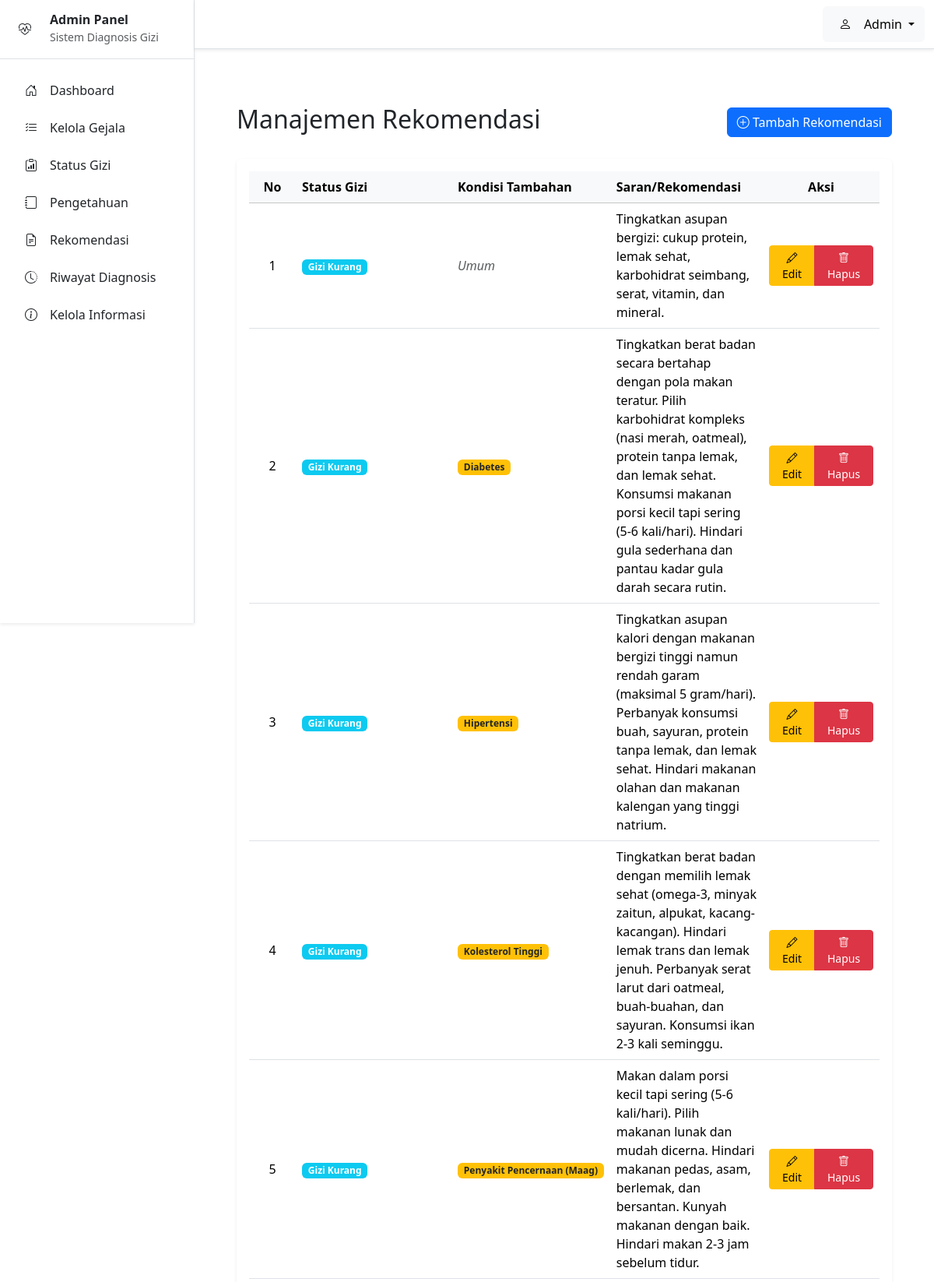
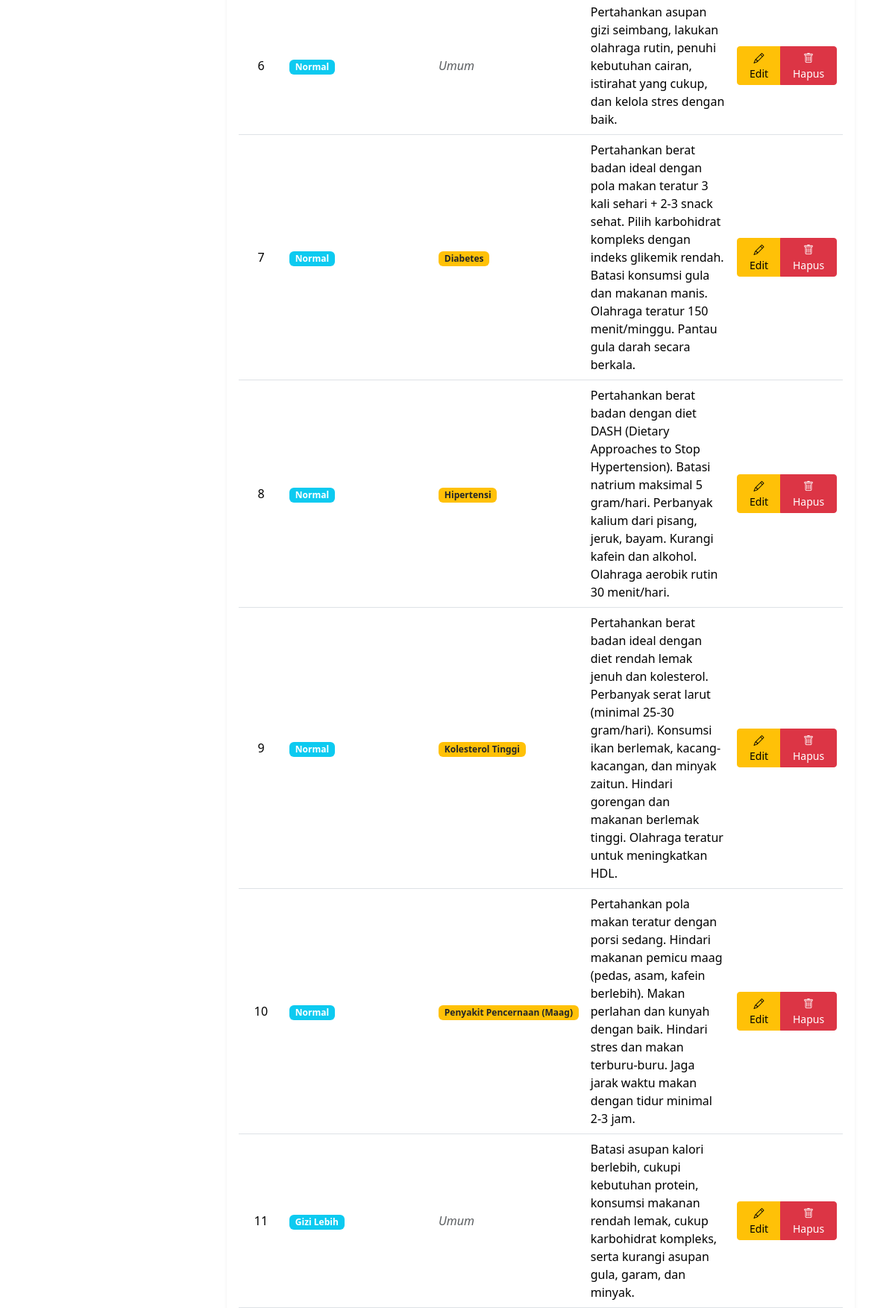
The app's page /admin/rekomendasi.php (signed in, upper part) with its own data (2 pictures, top to bottom).
### tables this page shows
CREATE TABLE `rekomendasi` (
  `id` int(11) NOT NULL,
  `status_gizi_id` int(11) NOT NULL COMMENT 'FK ke status gizi (wajib)',
  `kondisi_tambahan_id` int(11) DEFAULT NULL COMMENT 'FK ke kondisi tambahan (opsional)',
  `saran` text NOT NULL COMMENT 'Teks saran atau rekomendasi'
);

CREATE TABLE `status_gizi` (
  `id` int(11) NOT NULL,
  `kode_status` varchar(5) NOT NULL,
  `nama_status` varchar(100) NOT NULL,
  `deskripsi` text DEFAULT NULL
);

CREATE TABLE `kondisi_tambahan` (
  `id` int(11) NOT NULL,
  `nama_kondisi` varchar(100) NOT NULL COMMENT 'Nama penyakit/kondisi',
  `keterangan` text DEFAULT NULL COMMENT 'Deskripsi tambahan tentang kondisi'
);

### admin/rekomendasi.php (the view, shortened to what this page needs)
<?php
require_once __DIR__ . '/../config/databases.php';
$stmt = $pdo->query("
    SELECT r.id, s.nama_status, r.saran, r.status_gizi_id, r.kondisi_tambahan_id, k.nama_kondisi
    FROM rekomendasi r
    JOIN status_gizi s ON r.status_gizi_id = s.id
    LEFT JOIN kondisi_tambahan k ON r.kondisi_tambahan_id = k.id
    ORDER BY s.kode_status ASC, k.nama_kondisi ASC
");
$rekomendasi_data = $stmt->fetchAll();
require_once __DIR__ . '/../templates/admin/header.php';
?>
<div class="container-fluid p-4">
    <div class="d-flex justify-content-between align-items-center mb-4">
        <h2 class="text-dark">Manajemen Rekomendasi</h2>
        <button type="button" class="btn btn-primary" data-bs-toggle="modal" data-bs-target="#modalTambah">
            <i class="bi bi-plus-circle"></i> Tambah Rekomendasi
        </button>
    </div>
    <div class="card shadow-sm border-0">
        <div class="card-body">
            <div class="table-responsive">
                <table class="table table-hover align-middle">
                    <thead class="table-light">
                        <tr>
                            <th class="text-center" style="width: 60px;">No</th>
                            <th style="width: 200px;">Status Gizi</th>
                            <th style="width: 180px;">Kondisi Tambahan</th>
                            <th>Saran/Rekomendasi</th>
                            <th class="text-center" style="width: 150px;">Aksi</th>
                        </tr>
                    </thead>
                    <tbody>
                        <?php if (empty($rekomendasi_data)) : ?>
                            <tr>
                                <td colspan="5" class="text-center py-4 text-muted">
                                    <i class="bi bi-inbox" style="font-size: 2rem;"></i>
                                    <p class="mt-2">Tidak ada data</p>
                                </td>
                            </tr>
                        <?php else : ?>
                            <?php foreach ($rekomendasi_data as $index => $rekomendasi) : ?>
                                <tr>
                                    <td class="text-center"><?php echo $index + 1; ?></td>
                                    <td><span
                                            class="badge bg-info"><?php echo htmlspecialchars($rekomendasi['nama_status']); ?></span>
                                    </td>
                                    <td>
                                        <?php if ($rekomendasi['nama_kondisi']) : ?>
                                            <span
                                                class="badge bg-warning text-dark"><?php echo htmlspecialchars($rekomendasi['nama_kondisi']); ?></span>
                                        <?php else : ?>
                                            <span class="text-muted fst-italic">Umum</span>
                                        <?php endif; ?>
                                    </td>
                                    <td><?php echo nl2br(htmlspecialchars($rekomendasi['saran'])); ?></td>
                                    <td class="text-center">
                                        <div class="btn-group" role="group">
                                            <button type="button" class="btn btn-sm btn-warning" data-bs-toggle="modal"
                                                data-bs-target="#modalEdit" data-id="<?php echo $rekomendasi['id']; ?>"
                                                data-status="<?php echo $rekomendasi['status_gizi_id']; ?>"
                                                data-kondisi="<?php echo $rekomendasi['kondisi_tambahan_id'] ?? ''; ?>"
                                                data-saran="<?php echo htmlspecialchars($rekomendasi['saran']); ?>">
                                                <i class="bi bi-pencil"></i> Edit
                                            </button>
                                            <button type="button" class="btn btn-sm btn-danger"
                                                onclick="if(confirm('Yakin hapus rekomendasi ini?')) { document.getElementById('delete-form-<?php echo $rekomendasi['id']; ?>').submit(); }">
                                                <i class="bi bi-trash"></i> Hapus
                                            </button>
                                        </div>
                                    </td>
                                </tr>
                            <?php endforeach; ?>
                        <?php endif; ?>
                    </tbody>
                </table>
            </div>
        </div>
    </div>
</div>
<?php
require_once __DIR__ . '/../templates/admin/footer.php';
?>

### records on screen
rekomendasi: status_gizi.nama_status "Gizi Kurang", shows "Umum", saran "Tingkatkan asupan bergizi: cukup protein, lemak sehat, karbohidrat seimbang, serat, vitamin, dan mineral."
rekomendasi: status_gizi.nama_status "Gizi Kurang", kondisi_tambahan.nama_kondisi "Diabetes", saran "Tingkatkan berat badan secara bertahap dengan pola makan teratur. Pilih karbohidrat kompleks (nasi merah, oatmeal), protein tanpa lemak, dan lemak sehat. Konsumsi makanan porsi kecil tapi sering (5-6 kali/hari). Hindari gula sederhana dan pantau kadar gula darah secara rutin."
rekomendasi: status_gizi.nama_status "Gizi Kurang", kondisi_tambahan.nama_kondisi "Hipertensi", saran "Tingkatkan asupan kalori dengan makanan bergizi tinggi namun rendah garam (maksimal 5 gram/hari). Perbanyak konsumsi buah, sayuran, protein tanpa lemak, dan lemak sehat. Hindari makanan olahan dan makanan kalengan yang tinggi natrium."
rekomendasi: status_gizi.nama_status "Gizi Kurang", kondisi_tambahan.nama_kondisi "Kolesterol Tinggi", saran "Tingkatkan berat badan dengan memilih lemak sehat (omega-3, minyak zaitun, alpukat, kacang-kacangan). Hindari lemak trans dan lemak jenuh. Perbanyak serat larut dari oatmeal, buah-buahan, dan sayuran. Konsumsi ikan 2-3 kali seminggu."
rekomendasi: status_gizi.nama_status "Gizi Kurang", kondisi_tambahan.nama_kondisi "Penyakit Pencernaan (Maag)", saran "Makan dalam porsi kecil tapi sering (5-6 kali/hari). Pilih makanan lunak dan mudah dicerna. Hindari makanan pedas, asam, berlemak, dan bersantan. Kunyah makanan dengan baik. Hindari makan 2-3 jam sebelum tidur."
rekomendasi: status_gizi.nama_status "Normal", shows "Umum", saran "Pertahankan asupan gizi seimbang, lakukan olahraga rutin, penuhi kebutuhan cairan, istirahat yang cukup, dan kelola stres dengan baik."
rekomendasi: status_gizi.nama_status "Normal", kondisi_tambahan.nama_kondisi "Diabetes", saran "Pertahankan berat badan ideal dengan pola makan teratur 3 kali sehari + 2-3 snack sehat. Pilih karbohidrat kompleks dengan indeks glikemik rendah. Batasi konsumsi gula dan makanan manis. Olahraga teratur 150 menit/minggu. Pantau gula darah secara berkala."
rekomendasi: status_gizi.nama_status "Normal", kondisi_tambahan.nama_kondisi "Hipertensi", saran "Pertahankan berat badan dengan diet DASH (Dietary Approaches to Stop Hypertension). Batasi natrium maksimal 5 gram/hari. Perbanyak kalium dari pisang, jeruk, bayam. Kurangi kafein dan alkohol. Olahraga aerobik rutin 30 menit/hari."
rekomendasi: status_gizi.nama_status "Normal", kondisi_tambahan.nama_kondisi "Kolesterol Tinggi", saran "Pertahankan berat badan ideal dengan diet rendah lemak jenuh dan kolesterol. Perbanyak serat larut (minimal 25-30 gram/hari). Konsumsi ikan berlemak, kacang-kacangan, dan minyak zaitun. Hindari gorengan dan makanan berlemak tinggi. Olahraga teratur untuk meningkatkan HDL."
rekomendasi: status_gizi.nama_status "Normal", kondisi_tambahan.nama_kondisi "Penyakit Pencernaan (Maag)", saran "Pertahankan pola makan teratur dengan porsi sedang. Hindari makanan pemicu maag (pedas, asam, kafein berlebih). Makan perlahan dan kunyah dengan baik. Hindari stres dan makan terburu-buru. Jaga jarak waktu makan dengan tidur minimal 2-3 jam."
rekomendasi: status_gizi.nama_status "Gizi Lebih", shows "Umum", saran "Batasi asupan kalori berlebih, cukupi kebutuhan protein, konsumsi makanan rendah lemak, cukup karbohidrat kompleks, serta kurangi asupan gula, garam, dan minyak."

### other values on screen
$username "Admin"
